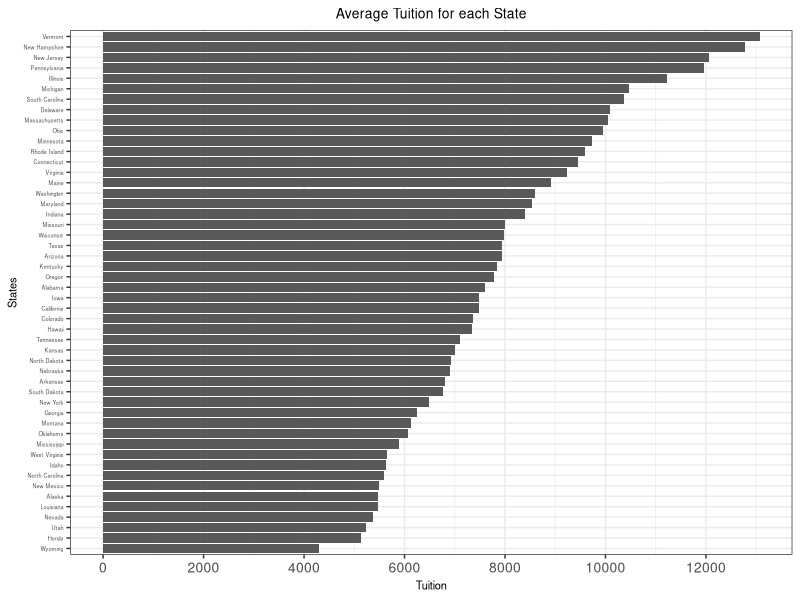
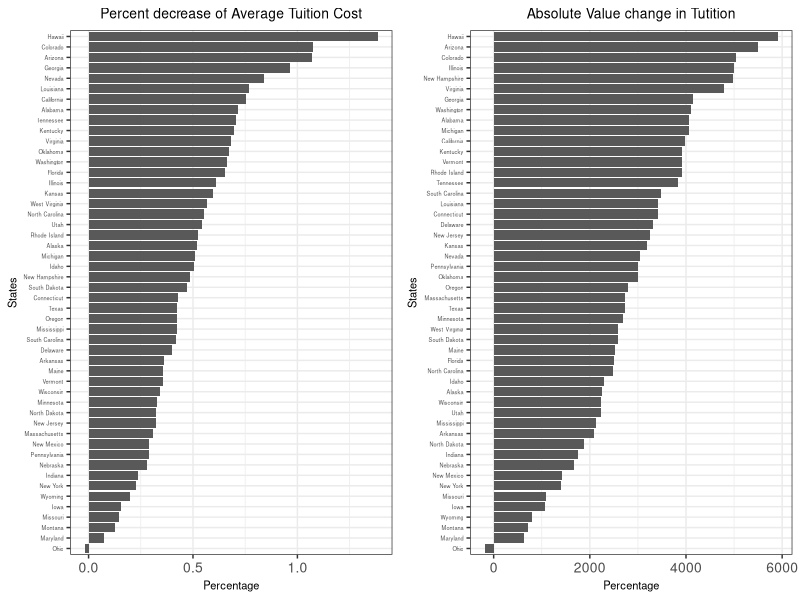
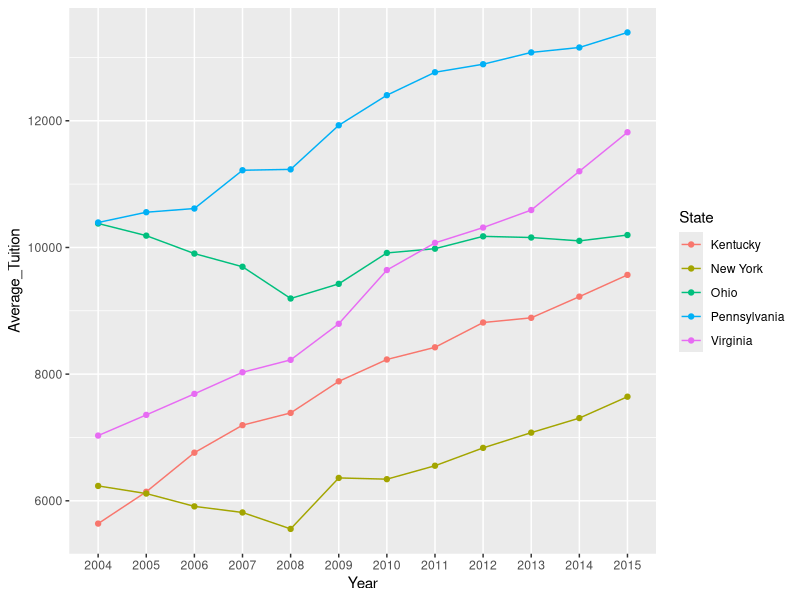
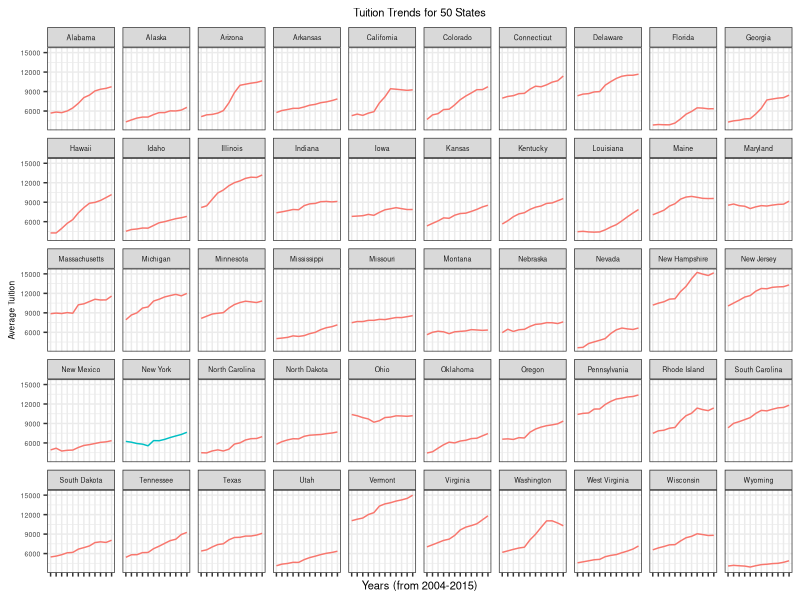

Generate these figures, in order, with R:
library(gridExtra)

# Question 1

library(tidyverse)


# Part 1: Loading data in R
install.packages("readxl")
library(readxl)
setwd("C:/Users/hussainsarfraz/Desktop/DATA 101/Week 5 - Importing and Tidying Datasets")
tuition_dataset <-  read_xlsx('us_avg_tuition.xlsx')

# Part 2: Tidying the data

view(tuition_dataset)

tuition_tidy <- tuition_dataset %>%
  pivot_longer(c('2004':'2015'),
               names_to = "Year",
               values_to = "Average_Tuition")

view(tuition_tidy)

# Question 2

tuition_bystate <- tuition_tidy %>%
  group_by(State) %>%
  summarize(state_ave_tuition = mean(Average_Tuition)) %>%
  arrange(desc(state_ave_tuition)) 
  
  
# Question 3


tuition_bystate %>%
  ggplot(mapping = aes(reorder(State,
                               state_ave_tuition), state_ave_tuition)) + 
  geom_bar(stat='identity') + 
  coord_flip() +
  xlab("States") + 
  ylab("Tuition") +
  scale_y_continuous(breaks=c(0,2000,4000,6000,8000,10000,12000)) + 
  ggtitle("Average Tuition for each State") +
  theme_bw() +
  theme(plot.title = element_text(hjust = 0.5)) +
  theme(axis.text.x = element_text(size = 10),
        axis.text.y = element_text(size = 4),
        axis.title.x = element_text(size = 8),
        axis.title.y = element_text(size = 8),
        plot.title = element_text(size = 10))
  
# Question 4

view(tuition_tidy)

percent_avetuition <- tuition_tidy %>%
  filter(Year == 2004 | Year == 2015) %>%
  group_by(State) %>%
  summarise(percent_avedecrease=(last(Average_Tuition)-first(Average_Tuition))/first(Average_Tuition)) %>%
  ggplot(mapping = aes(reorder(State,
                               percent_avedecrease), percent_avedecrease)) + 
  geom_bar(stat='identity') + 
  coord_flip() +
  xlab("States") + 
  ylab("Percentage") +
  ggtitle("Percent decrease of Average Tuition Cost") +
  theme_bw() +
  theme(plot.title = element_text(hjust = 0.5)) +
  theme(axis.text.x = element_text(size = 10),
        axis.text.y = element_text(size = 4),
        axis.title.x = element_text(size = 8),
        axis.title.y = element_text(size = 8),
        plot.title = element_text(size = 10))
 
  
### Question 4: Part A

absolute_tuition_change <- tuition_tidy %>%
  filter(Year == 2004 | Year == 2015) %>%
  group_by(State) %>%
  summarise(percent_avedecrease=(last(Average_Tuition)-first(Average_Tuition))) %>%
  ggplot(mapping = aes(reorder(State,
                               percent_avedecrease), percent_avedecrease)) + 
  geom_bar(stat='identity') + 
  coord_flip() +
  xlab("States") + 
  ylab("Percentage") +
  ggtitle("Absolute Value change in Tutition") +
  theme_bw() +
  theme(plot.title = element_text(hjust = 0.5)) +
  theme(axis.text.x = element_text(size = 10),
        axis.text.y = element_text(size = 4),
        axis.title.x = element_text(size = 8),
        axis.title.y = element_text(size = 8),
        plot.title = element_text(size = 10))

grid.arrange(percent_avetuition, absolute_tuition_change, ncol=2)


# Question 5

view(tuition_tidy)

tuition_tidy %>%
  filter(State == "Pennsylvania" | State == "New York" | State == "Ohio" |
         State == "Virginia" | State == "Kentucky") %>%
  ggplot(mapping = aes(x = Year, y = Average_Tuition, color=State, group=State)) + 
  geom_line() +
  geom_point()
  

# Bonus Question



tuition_tidy %>%
  ggplot() + 
  geom_line(mapping = aes(x = Year, y = Average_Tuition, group = State,
                          color = ifelse(State == 'New York','#073763','##5e1e42'))) +
  facet_wrap( ~State,nrow=5,) +
  xlab("Years (from 2004-2015)") + 
  ylab("Average Tuition") +
  ggtitle("Tuition Trends for 50 States") +
  theme_bw() +
  theme(plot.title = element_text(hjust = 0.5)) +
  theme(plot.title = element_text(size = 8),
        axis.title.x = element_text(size = 8),
        axis.title.y = element_text(size = 6),
        axis.text.x = element_blank(),
        axis.text.y = element_text(size = 5),
        strip.text.x = element_text(size = 5)) +
  theme(legend.position = "none")
  

 # scale_color_discrete(name='',
 #                      labels=c('', '')) +


# Ti re adjust the graph size
 # theme(axis.text.x = element_text(angle = 40, hjust = 1))

# To save graph images in laptop
# ggsave("Walk Distance Graph", dpi=300, dev='jpg', height=4.5, width=6.5, units="in")

